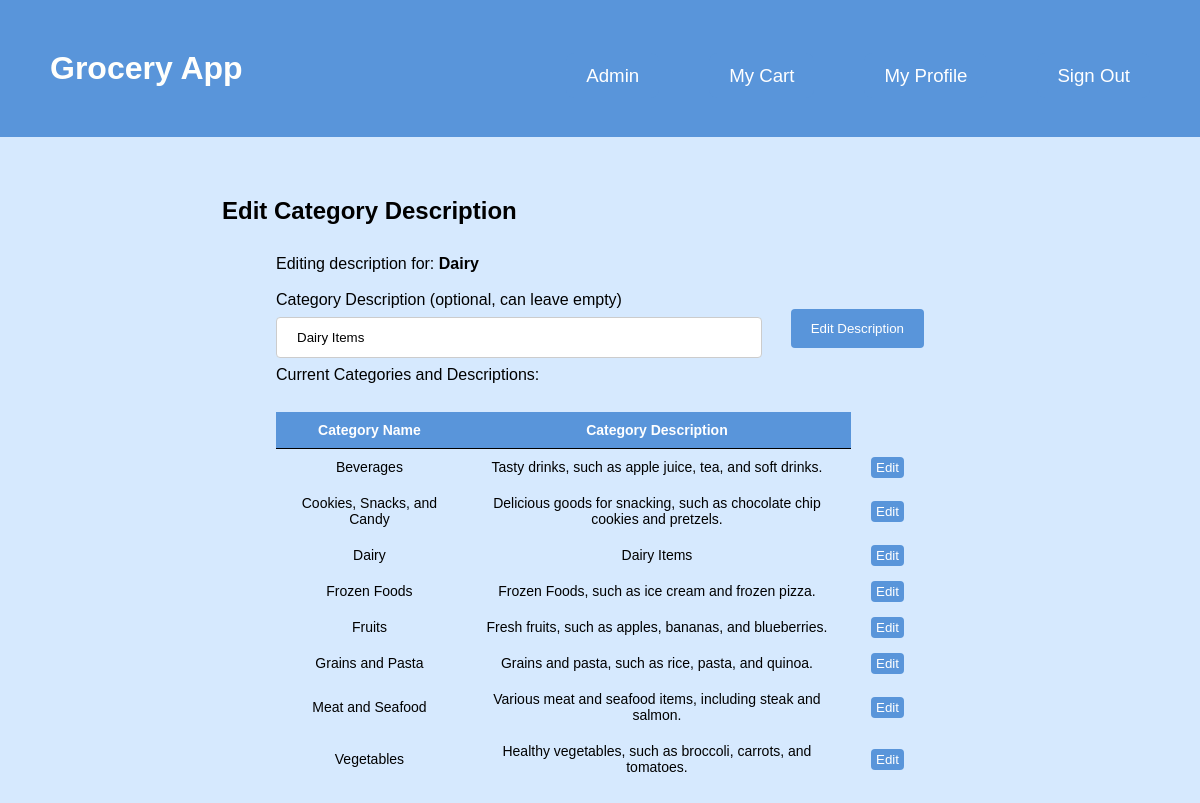
The page /GroceryApp/editCategoryPage.php?name=Dairy (signed in) on the database its author committed.
### tables this page shows
CREATE TABLE Category (
	name TEXT NOT NULL PRIMARY KEY,
	description TEXT
);

### GroceryApp/editCategoryPage.php (the view, shortened to what this page needs)
<!DOCTYPE html>
<html>
<?php
$categoryName = $_GET['name'];
$db_file = './myDB/grocery.db';
try {
    $db = new PDO('sqlite:' . $db_file);
    $db->setAttribute(PDO::ATTR_ERRMODE, PDO::ERRMODE_EXCEPTION);
	$stmt = $db->prepare("select * from category where name = ?");
	$stmt->execute([$categoryName]);
	$tuple = $stmt->fetch(PDO::FETCH_ASSOC);
	$categoryName = $tuple['name'];
	$description = $tuple['description'];
}
catch(PDOException $e){
	die('Exception : '.$e->getMessage());
}
?>
	<head>
		<link rel="stylesheet" href="styles.css" />
	</head>
	<body>
		<div class="page">
			<header class="menu-container">
				<h1 class="logo">
					<a class="logo-link" href="./index.php">Grocery App</a>
				</h1>
				<nav class="menu">
					<?php
						if($_SESSION['userType'] == "Admin"){
							echo '<li><a class="nav-link" href="editAvailableItems.php">Admin</a></li>';
						}
					?>
					<li><a class="nav-link" href="./groceryList.php">My Cart</a></li>
                    <li><a class="nav-link" href="./editProfilePage.php">My Profile</a></li>
					<li><a class="nav-link" href="./signOut.php">Sign Out</a></li>
				</nav>
			</header>
			<article class="content">
				<header class="title">
					<h2>Edit Category Description</h2>
				</header>
				<form
					class="groceryForm"
					method="post"
					action="editCategory.php?name=<?php echo "$categoryName"; ?>"
				>
				<div>Editing description for: <b><?php echo "$categoryName"; ?></b></div><br>
					<label for="description">Category Description (optional, can leave empty)</label>
					<input
						class="textInput"
						type="text"
						name="description"
						value= "<?php echo "$description"; ?>"
						pattern="^[a-zA-Z_ ]*${1,}"
					/>
					<input type="submit" value="Edit Description" />
					<br><div>Current Categories and Descriptions:</div><hr style="height:10px; visibility:hidden;" />
					<?php
                    $db_file = './myDB/grocery.db';
                    try {
                        $db = new PDO('sqlite:' . $db_file);
                        $db->setAttribute(PDO::ATTR_ERRMODE, PDO::ERRMODE_EXCEPTION);
                        $qry = "select * from category order by name;";
                        $result_set = $db->query($qry);
                        echo '<br>
                            <table>
                                <thead>
                                    <tr>
                                    <th>Category Name</th>
                                    <th>Category Description</th>
                                    </tr>
                                </thead>
                                <tbody>';
                        foreach($result_set as $tuple){
                                echo '<tr>
                                        <td>'.$tuple['name'].'</td>
                                        <td>'.$tuple['description'].'</td>
                                        <td><a class="strong-button small" href="editCategoryPage.php?name='.$tuple['name'].'">Edit</a></td>
                                    </tr>';
                        }
                        echo '</tbody>
                            </table>';
                    }
                    catch(PDOException $e) {
                        die('Exception : '.$e->getMessage());
                    }
                ?>
				</form>
			</article>
		</div>
	</body>
</html>

### GroceryApp/styles.css (style rules this page uses)
:root { --header-color: #5995da; --header-font: #fff; --header-hover: #5d6063; --header-dropdown-background: #b2d6ff; --background-color: #d6e9fe; --body-font: #fffffc; --pop-of-green: #b9f5d8; --pop-of-blue: #08a4bd; }
* { margin: 0; padding: 0; box-sizing: border-box; font-family: "Franklin Gothic Medium", "Arial Narrow", Arial, sans-serif; }
body { min-height: 100vh; display: flex; background-color: var(--background-color); flex-direction: column; }
.page { height: 100%; }
.menu-container { color: var(--header-font); background-color: var(--header-color); padding: 20px 0; display: flex; justify-content: space-between; width: 100%; padding: 50px; }
.menu { margin-top: 15px; width: 60%; display: flex; align-items: center; justify-content: right; }
.menu > li { display: inline; margin-right: 50px; }
.menu > li:last-of-type { margin-right: 0; }
.nav-link:link, .nav-link:visited { background-color: var(--header-color); color: var(--header-font); padding: 12px 20px; transition-duration: 0.4s; box-shadow: none; border: none; border-radius: 8px; cursor: pointer; align-self: flex-end; font-size: 14pt; text-decoration: none; font-family: "Gill Sans", "Gill Sans MT", Calibri, "Trebuchet MS", sans-serif; }
.logo-link:link, .logo-link:visited { color: var(--body-font); text-decoration: none; font-family: "Gill Sans", "Gill Sans MT", Calibri, "Trebuchet MS", sans-serif; }
.content { display: block; margin: 5%; }
.title { display: block; margin-left: 10%; padding-left: 5%; padding-bottom: 10px; }
.groceryForm { margin: 20px 0; display: block; margin-left: auto; margin-right: auto; width: 60%; }
.groceryForm > label { display: block; }
.groceryForm > input[type="text"] { width: 75%; padding: 12px 20px; margin: 8px 0; display: inline-block; border: 1px solid #ccc; border-radius: 4px; box-sizing: border-box; }
.groceryForm > input[type="submit"] { background-color: var(--header-color); color: var(--header-font); padding: 12px 20px; border: none; border-radius: 4px; cursor: pointer; float: right; }
table { border-collapse: collapse; padding: 20px 0; padding-left: 10%; font-size: 14pt; }
th { border-bottom: 1px solid black; padding: 10px 20px; font-size: 14px; text-align: center; color: var(--header-font); background-color: var(--header-color); }
td { padding: 10px 20px; font-size: 14px; text-align: center; }
.strong-button { background-color: var(--header-color); color: var(--header-font); padding: 6px 10px; border: none; border-radius: 4px; cursor: pointer; transition-duration: 0.2s; box-shadow: none; font-size: 14pt; text-decoration: none; }
.small { font-size: 10pt; padding: 3px 5px; }

### rows shown on the page
category: name "Dairy", description "Dairy Items"
category: name "Beverages", description "Tasty drinks, such as apple juice, tea, and soft drinks."
category: name "Cookies, Snacks, and Candy", description "Delicious goods for snacking, such as chocolate chip cookies and pretzels."
category: name "Frozen Foods", description "Frozen Foods, such as ice cream and frozen pizza."
category: name "Fruits", description "Fresh fruits, such as apples, bananas, and blueberries."
category: name "Grains and Pasta", description "Grains and pasta, such as rice, pasta, and quinoa."
category: name "Meat and Seafood", description "Various meat and seafood items, including steak and salmon."
category: name "Vegetables", description "Healthy vegetables, such as broccoli, carrots, and tomatoes."
